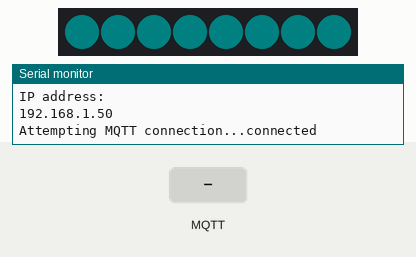
Recording of a sketch running on a simulated ESP8266 (Wemos D1 mini). On the bench: 8 RGB LEDs in strip order, left to right, the last lines printed to the serial monitor. The test bench sets the inputs (shaded band). Dim RGB values are drawn brighter than linear; WiFi joins after 1.5 s; servers stay silent unless stated; no MQTT or app messages arrive unless stated.

Above: at 2.02 s.
3.3 s: MQTT message "white" arrives on the first subscribed topic
At 4.2 s:
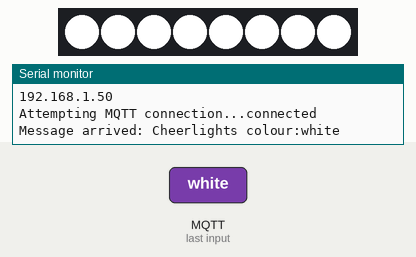
4.8 s: MQTT message "green" arrives on the first subscribed topic
At 5.4 s:
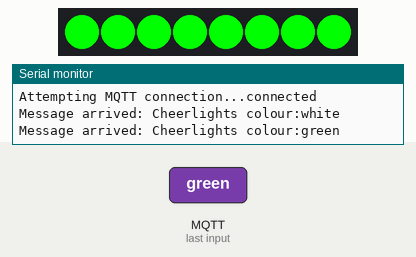
6.3 s: MQTT message "red" arrives on the first subscribed topic
At 7.5 s:
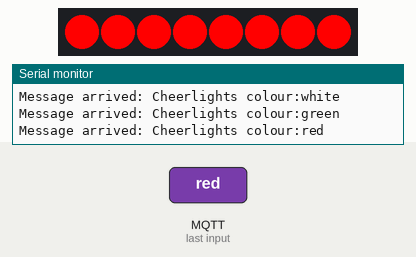
7.8 s: MQTT message "blue" arrives on the first subscribed topic
At 8.9 s:
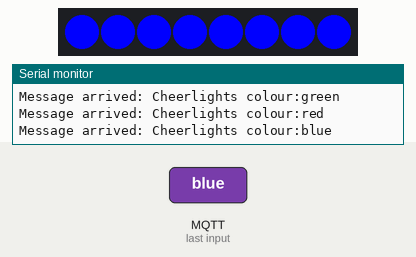
9.3 s: MQTT message "yellow" arrives on the first subscribed topic
At 10.0 s:
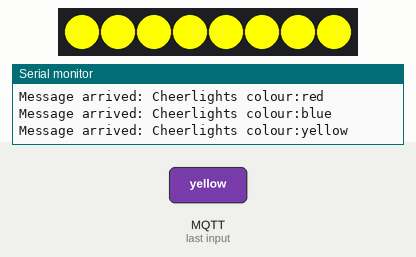
10.8 s: MQTT message "purple" arrives on the first subscribed topic
At 11.1 s:
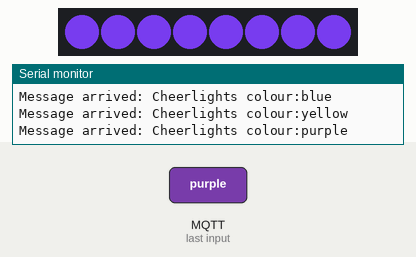
Timing chart, 0 to 13.3 s (numbered marks = the images above; inputs shaded):
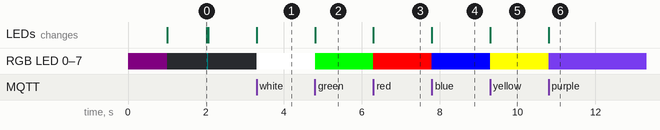

Measured:
- after the input at 3.3 s, RGB LED 0–7: off → RGB(255, 255, 255) at once; the LEDs: change at once (image 1)
- after the input at 4.8 s, RGB LED 0–7: RGB(255, 255, 255) → RGB(0, 255, 0) at once; the LEDs: change at once (image 2)
- after the input at 6.3 s, RGB LED 0–7: RGB(0, 255, 0) → RGB(255, 0, 0) at once; the LEDs: change at once (image 3)
- after the input at 7.8 s, RGB LED 0–7: RGB(255, 0, 0) → RGB(0, 0, 255) at once; the LEDs: change at once (image 4)
- after the input at 9.3 s, RGB LED 0–7: RGB(0, 0, 255) → RGB(255, 255, 0) at once; the LEDs: change at once (image 5)
- after the input at 10.8 s, RGB LED 0–7: RGB(255, 255, 0) → RGB(102, 51, 204) at once; the LEDs: change at once (image 6)

The sketch:

CheerlightsBusMQTTNoSSID.ino
```cpp
// (licence header left out)
#include <ESP8266WiFi.h>
#include <PubSubClient.h>
#include <Adafruit_NeoPixel.h>

// remember to change MQTT_KEEPALIVE to 60 in the header file ~/Arduino/libraries/PubSubClient/src

/////////////////////////////////////////////////////////////////////////////////////////////

// Update these with values suitable for your network.
const char* wifi_ssid = "****";
const char* wifi_password = "****";


String color;
int brightness = 150;

/////////////////////////////////////////////////////////////////////////////////////////////


#define BROKER "iot.eclipse.org"
#define CLIENTID ""
#define PASSWORD ""


//change this if the flash time becomes annoying
#define FLASH_TIME 2000 // ms

// subscribe to this for commands:
#define COMMAND_TOPIC "cheerlights"

//WiFiClientSecure espClient;
WiFiClient espClient;
PubSubClient client(espClient);

//Change this if using different number of neopixels or different pin
Adafruit_NeoPixel pixel = Adafruit_NeoPixel(8, 4); // eight pixels, on pin 4
// pin 4 is D2 on the WeMoS D1 mini

// flashes this colour when connecting to wifi:
static uint32_t wifi_colour = pixel.Color(5, 0, 5); // magenta
// flashes this colour when connecting to MQTT:
static uint32_t mqtt_colour = pixel.Color(0, 5, 5); // cyan

static uint32_t current_LED = 0x000000; // black
static uint32_t LED_state = current_LED;

int next_flash;
boolean flashing = false;


static uint32_t magenta = pixel.Color(255, 0, 255);
static uint32_t cyan = pixel.Color(0, 255, 255);
static uint32_t white = pixel.Color(255, 255, 255);
static uint32_t warmwhite = pixel.Color(253, 245, 230);
static uint32_t oldlace = pixel.Color(253, 245, 230);
static uint32_t black = pixel.Color(0, 0, 0);
static uint32_t off = pixel.Color(0, 0, 0);
static uint32_t red = pixel.Color(255, 0, 0);
static uint32_t green = pixel.Color(0, 255, 0);
static uint32_t blue = pixel.Color(0, 0, 255);
static uint32_t yellow = pixel.Color(255, 255, 0);
static uint32_t purple = pixel.Color(102,51,204);
static uint32_t orange = pixel.Color(255,153,0);
static uint32_t pink = pixel.Color(255, 192, 203);


void setup() {

  Serial.begin(9600);

  pixel.begin();
  //pixel.setBrightness(64);
  pixel.show(); // Initialize all pixels to 'off'

  setup_wifi();
  client.setServer(BROKER, 1883);
  client.setCallback(callback);

}

void setup_wifi() {
  // connecting to wifi
 set_pixels(wifi_colour);

  // We start by connecting to a WiFi network
  Serial.println();
  Serial.print("Connecting to ");
  Serial.println(wifi_ssid);

  WiFi.mode(WIFI_STA);
  WiFi.begin(wifi_ssid, wifi_password);
  //WiFi.begin(wifi_ssid);

  wait_for_wifi();

  Serial.println("IP address: ");
  Serial.println(WiFi.localIP());

}

void callback(char* topic, byte* payload, unsigned int length) {
  char content[10];
  int count;
  char count_str[3];

 color = "";
  for (int i = 0; i < length; i++) {
    //Serial.print((char)payload[i]);
    color+=(char)payload[i];
  }


  Serial.print("Message arrived: ");

  strncpy(content, (char *)payload, length);
  content[length] = '\0';

  Serial.print("Cheerlights colour:");
  Serial.print(content);
  Serial.println("");

  uint32_t value = strtol(content, 0, 10);

    if (color == "white") {
        set_pixels(white);
    } else if (color == "green") {
        set_pixels(green);
    } else if (color == "red") {
        set_pixels(red);
    } else if (color == "blue") {
        set_pixels(blue);
    } else if (color == "yellow") {
        set_pixels(yellow);
    } else if (color == "purple") {
        set_pixels(purple);
    } else if (color == "pink") {
        set_pixels(pink);
    } else if (color == "cyan") {
        set_pixels(cyan);
    } else if (color == "magenta") {
        set_pixels(magenta);
    } else if (color == "warmwhite") {
        set_pixels(oldlace);
    } else if (color == "oldlace") {
        set_pixels(oldlace);
    } else if (color == "orange") {
        set_pixels(orange);


    } else {
    set_pixels(off);
  }


}


void wait_for_wifi()
{
  Serial.println("waiting for Wifi");

  // connecting to wifi - magenta
  set_pixels(wifi_colour);

  while (WiFi.status() != WL_CONNECTED) {
    delay(1000);
    toggle_pixel();
    Serial.print(".");
  }
  Serial.println("");
  Serial.println("WiFi connected");
}


void reconnect() {

  if (WiFi.status() != WL_CONNECTED) {
      wait_for_wifi();
  }

  // Loop until we're reconnected to the broker
  set_pixels(mqtt_colour);

  while (!client.connected()) {
    Serial.print("Attempting MQTT connection...");


    // Attempt to connect
    if (client.connect(CLIENTID)) {
      Serial.println("connected");

    }
    else {
      Serial.print("failed, rc=");
      Serial.print(client.state());
      Serial.println(" try again in 5 seconds");

      toggle_pixel();
      //delay(5000);
    }
  }

  set_pixels(0); // clear pixel when connected (black)

  // subscribe to the command topic
  client.subscribe(COMMAND_TOPIC);

}


void loop() {
  int reading;

  if (!client.connected()) {
    reconnect();
  }
  client.loop();

  // service the flashing if that's what we're doing
  if (flashing && millis() > next_flash)
  {
    toggle_pixel();
    next_flash = millis() + FLASH_TIME;
  }


}

void set_pixels(uint32_t colour) {
  _set_pixels(colour);
  // Update current_LED with what the user last requested,
  // so we can toggle it to black and back again.
  current_LED = colour;

}

uint32_t _current_colour;

void _set_pixels(uint32_t colour) {
  for (int i = 0; i < pixel.numPixels(); i++) {
    pixel.setPixelColor(i, colour);
  }

 // Store current actual LED colour
  // (which may be black if toggling code turned it off.)
  _current_colour = colour;
  pixel.show();
}

void toggle_pixel() {

  if (_current_colour == 0)
  {
    // if it's black, set it to the stored colour
    _set_pixels(current_LED);
  } else {
    // otherwise set it to black
    _set_pixels(0);
  }
}
```
